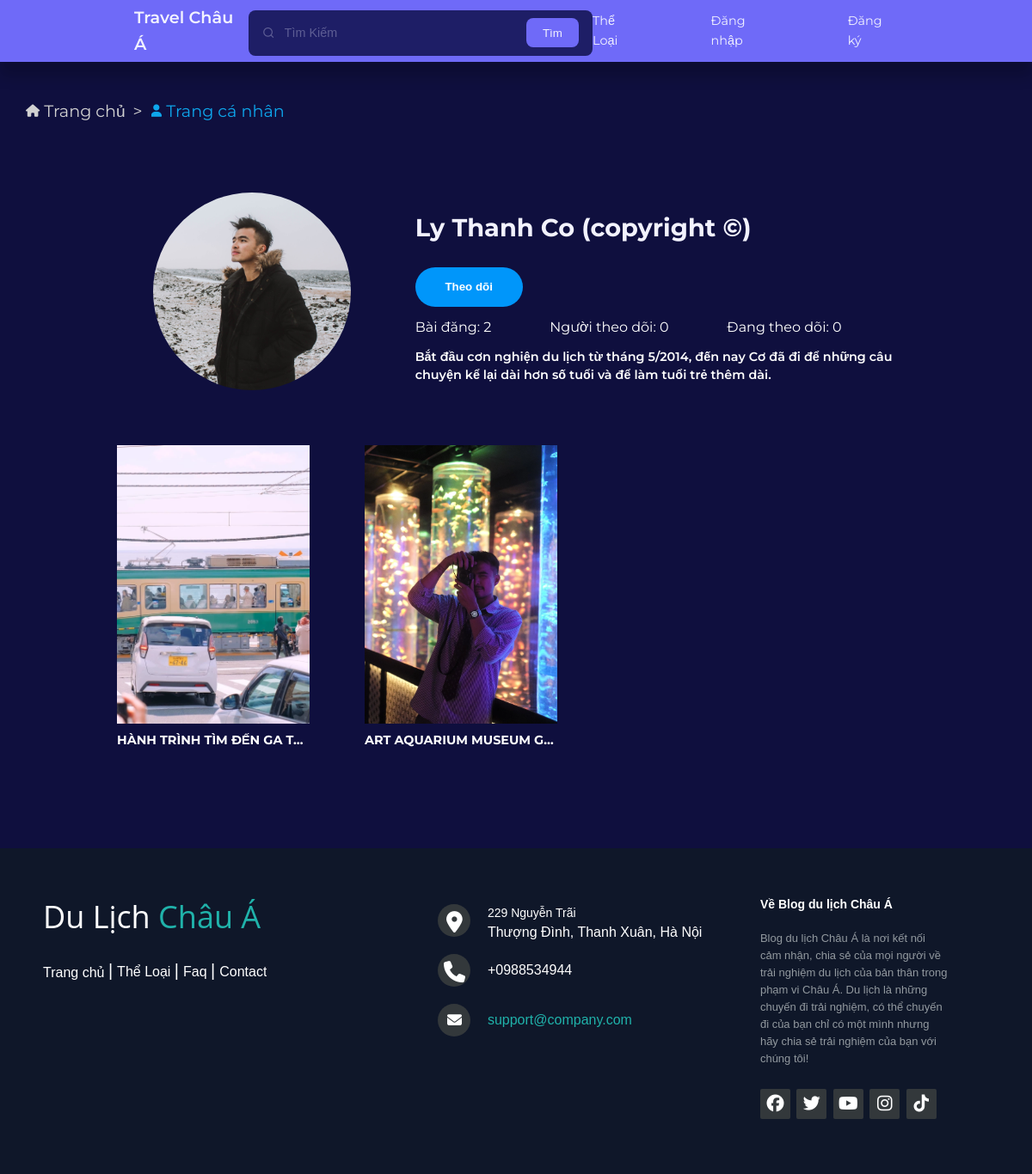
/profile.php?id=20, run on the app's committed database.
### tables this page shows
CREATE TABLE `users` (
  `UserId` int(11) NOT NULL COMMENT 'Khóa chính mã tài khoản',
  `UserAccount` varchar(20) NOT NULL COMMENT 'Tên tài khoản',
  `UserName` varchar(50) NOT NULL COMMENT 'Tên hiển thị',
  `UserEmail` varchar(64) NOT NULL COMMENT 'Email ',
  `UserPassword` varchar(50) NOT NULL COMMENT 'Mật khẩu',
  `UserBio` varchar(255) NOT NULL COMMENT 'Giới thiệu tài khoản',
  `UserImage` varchar(255) NOT NULL DEFAULT 'default-avatar.jpg' COMMENT 'Ảnh tài khoản',
  `UserRole` tinyint(1) NOT NULL DEFAULT 0 COMMENT 'Quyền tài khoản',
  `reset_token_hash` varchar(64) DEFAULT NULL,
  `reset_token_expires_at` datetime DEFAULT NULL
);

CREATE TABLE `posts` (
  `PostId` int(11) NOT NULL COMMENT 'Khóa chính mã bài đăng',
  `UserId` int(11) NOT NULL COMMENT 'Khóa ngoại mã tài khoản',
  `PostTitle` varchar(255) NOT NULL COMMENT 'Tiêu đề bài đăng',
  `PostDescription` text NOT NULL COMMENT 'Mô tả bài đăng',
  `PostThumbnail` varchar(255) NOT NULL COMMENT 'Ảnh bài đăng',
  `PostContent` longtext NOT NULL COMMENT 'Nội dung bài đăng',
  `PostDate` datetime NOT NULL DEFAULT current_timestamp() COMMENT 'Thời gian bài đăng',
  `PostView` int(11) NOT NULL DEFAULT 0 COMMENT 'Lượt xem bài đăng'
);

### class/user.php (called while the page is built, shortened)
<?php
class User {
	private $userTable = 'users';
    private $postTable = 'posts';
    private $user_followTable = 'user_follow';
	private $conn;
	public function __construct($db){
        $this->conn = $db;
    }
	public function CountUserPost($id){
		$sqlQuery = "
		select COUNT(UserId) AS UserPost FROM `".$this->postTable."` WHERE UserId = ?;";
		$stmt = $this->conn->prepare($sqlQuery);
		$stmt->bind_param('s',$id);
		$stmt->execute();
		$result = $stmt->get_result();
		$countPost = $result->fetch_assoc();
		return $countPost['UserPost'];
	}
	public function CountUserFollowers($id){
		$sqlQuery = "
		select COUNT(FollowerId) AS UserFollower FROM `".$this->user_followTable."` WHERE FollowedUserId = ?;";
		$stmt = $this->conn->prepare($sqlQuery);
		$stmt->bind_param('s',$id);
		$stmt->execute();
		$result = $stmt->get_result();
		$countFollowers = $result->fetch_assoc();
		return $countFollowers['UserFollower'];
	}
	public function CountUserFollowing($id){
		$sqlQuery = "
		select COUNT(FollowedUserId) AS UserFollowing FROM `".$this->user_followTable."` WHERE FollowerId = ?;";
		$stmt = $this->conn->prepare($sqlQuery);
		$stmt->bind_param('s',$id);
		$stmt->execute();
		$result = $stmt->get_result();
		$countFollowing = $result->fetch_assoc();
		return $countFollowing['UserFollowing'];
	}
	public function getProfile($id){
		$sqlQuery = "
		SELECT UserId, UserName, UserBio, UserImage FROM `".$this->userTable."` WHERE UserId = ?;";
		$stmt = $this->conn->prepare($sqlQuery);
		$stmt->bind_param('s',$id);
		$stmt->execute();
		$result = $stmt->get_result();
		return $result;
	}
	public function getPostProfile($id){
		$sqlQuery = "
		SELECT * FROM `".$this->postTable."` WHERE UserId = ? ORDER BY PostDate DESC;";
		$stmt = $this->conn->prepare($sqlQuery);
		$stmt->bind_param('s',$id);
		$stmt->execute();
		$result = $stmt->get_result();
		return $result;
	}
}

### profile.php (the view, shortened to what this page needs)
<?php
require 'inc/header.php';
$id = $_GET['id'];
$countUserPost = $user->CountUserPost($id);
$countUserFollowers = $user->CountUserFollowers($id);
$countUserFollowing = $user->CountUserFollowing($id);
$getProfile = $user->getProfile($id);
?>
    <section class="tags" aria-labelledby="tag-label">
        <div class="container">
            <div class="wrapper__breadcrumbs">
              <div class="breadcrumbs">
                <ul>
                  <li><a href="./index.php" class="a__breadscrumbs">
                  <i class="fas fa-home icon"></i>
                  <p>Trang chủ</p>
                  </a></li>
                  <li class="active"><a class="a__breadscrumbs">
                    <i class="fa-solid fa-user icon"></i>
                  <p>Trang cá nhân</p>
                  </a></li>
                </ul>
              </div>
            </div>
        </div>
    </section>
        <div class="container-profile">
            <div class="profile">
                <?php foreach($getProfile as $row) {?>
                <div class="profile-image">
                    <img src="<?=ROOT_URL?>assets/images/avatar/<?=$row['UserImage']?>" alt="avatar" class="profile-img">
                </div>
                <div class="profile-user-settings">
                    <h1 class="profile-user-name"><?=$row['UserName']?></h1>
                </div>
                <?php
                    if(@$account['UserId'] == $id){ ?>
                        <button class="following__button profile-btn" data-userid = "<?=$row['UserId']?>" style="display:none">Theo dõi</button>
                    <?php }else {?>
                        <a href="<?=ROOT_URL?>login.php">
                        <button class="following__button profile-btn" data-userid = "<?=$row['UserId']?>">Theo dõi</button>
                        </a>
                    <?php } ?>
                <div class="profile-stats">
                    <ul>
                        <li><span class="profile-stats-count">Bài đăng: <p style="display: inline"><?=$countUserPost?></p></span></li>
                        <li><span class="profile-stats-count">Người theo dõi: <p style="display: inline"><?=$countUserFollowers?></p></span></li>
                        <li><span class="profile-stats-count">Đang theo dõi: <p style="display: inline"><?=$countUserFollowing?></p></span></li>
                    </ul>
                </div>
                <div class="profile-bio">
                    <p><?=$row['UserBio'] ?></p>
                </div>
            </div>
        </div>
        <?php } ?>
        <div class="container-profile" style="padding-bottom: 7rem;">
            <div class="gallery">
            <?php
            $getPostProfile = $user->getPostProfile($id);
            if($getPostProfile->num_rows > 0 ){
            foreach($getPostProfile as $row) { ?>
            <div class="gallery">
                <div class="gallery-item" tabindex="0">
                    <a href="<?=ROOT_URL?>post.php?id=<?=$row['PostId']?>" style="all: unset;">
                    <img src="<?=ROOT_URL?>assets/images/thumbnail/<?=$row['PostThumbnail']?>" alt="Thumbnail" class="gallery-image">
                    <span><?=$row['PostTitle']?></span>
                </a>
                </div>
            </div>
            <?php }
            }?>
            </div>
        </div>
<?php
require 'inc/footer.php';
?>
</body>
</html>

### data on the page
users: UserImage (picture), UserName "Ly Thanh Co (copyright ©)", countUserPost "2", countUserFollowers "0", countUserFollowing "0", UserBio "Bắt đầu cơn nghiện du lịch từ tháng 5/2014, đến nay Cơ đã đi để những câu chuyện kể lại dài hơn số tuổi và để làm tuổi trẻ thêm dài."
posts: PostThumbnail (picture), PostTitle "HÀNH TRÌNH TÌM ĐẾN GA T…"
posts: PostThumbnail (picture), PostTitle "ART AQUARIUM MUSEUM G…"
